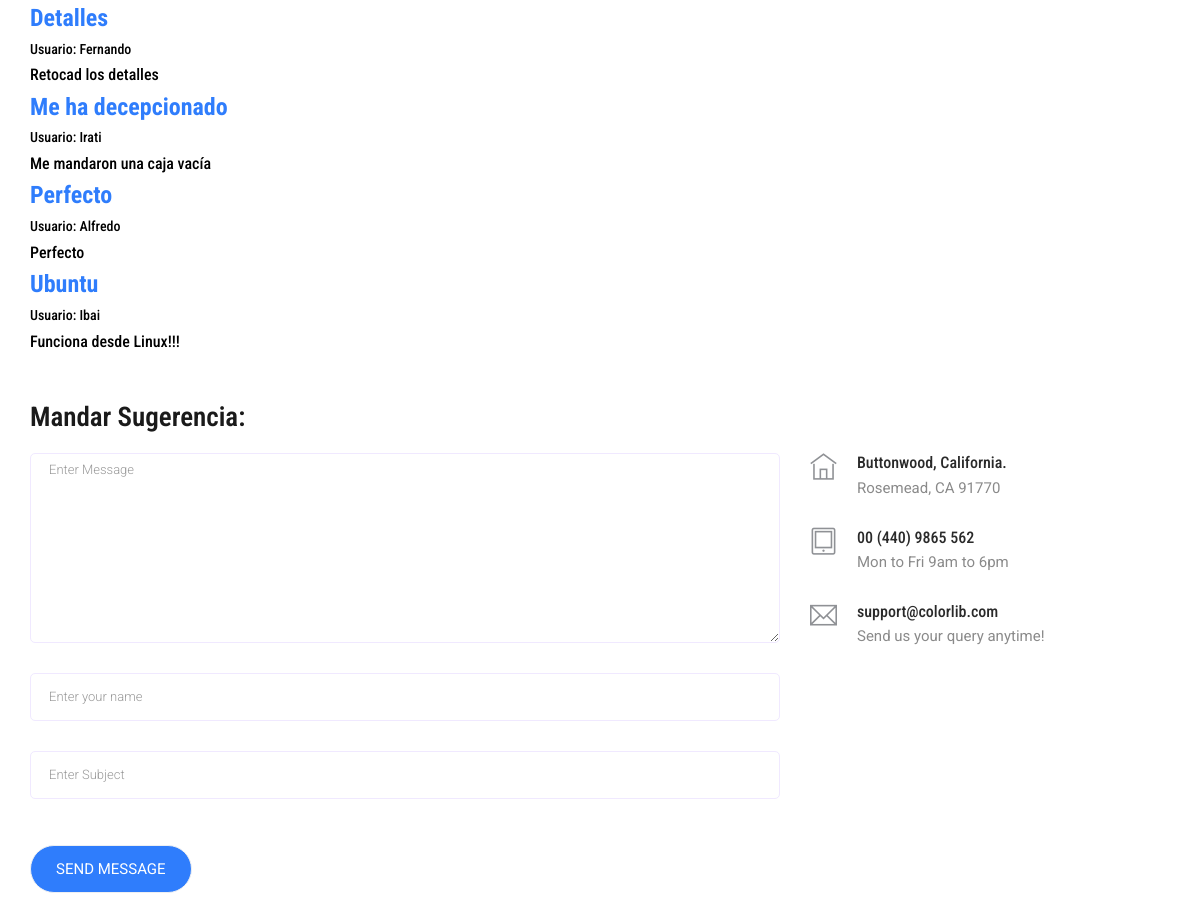
Page /contact/ (middle part) on the earlier database version.
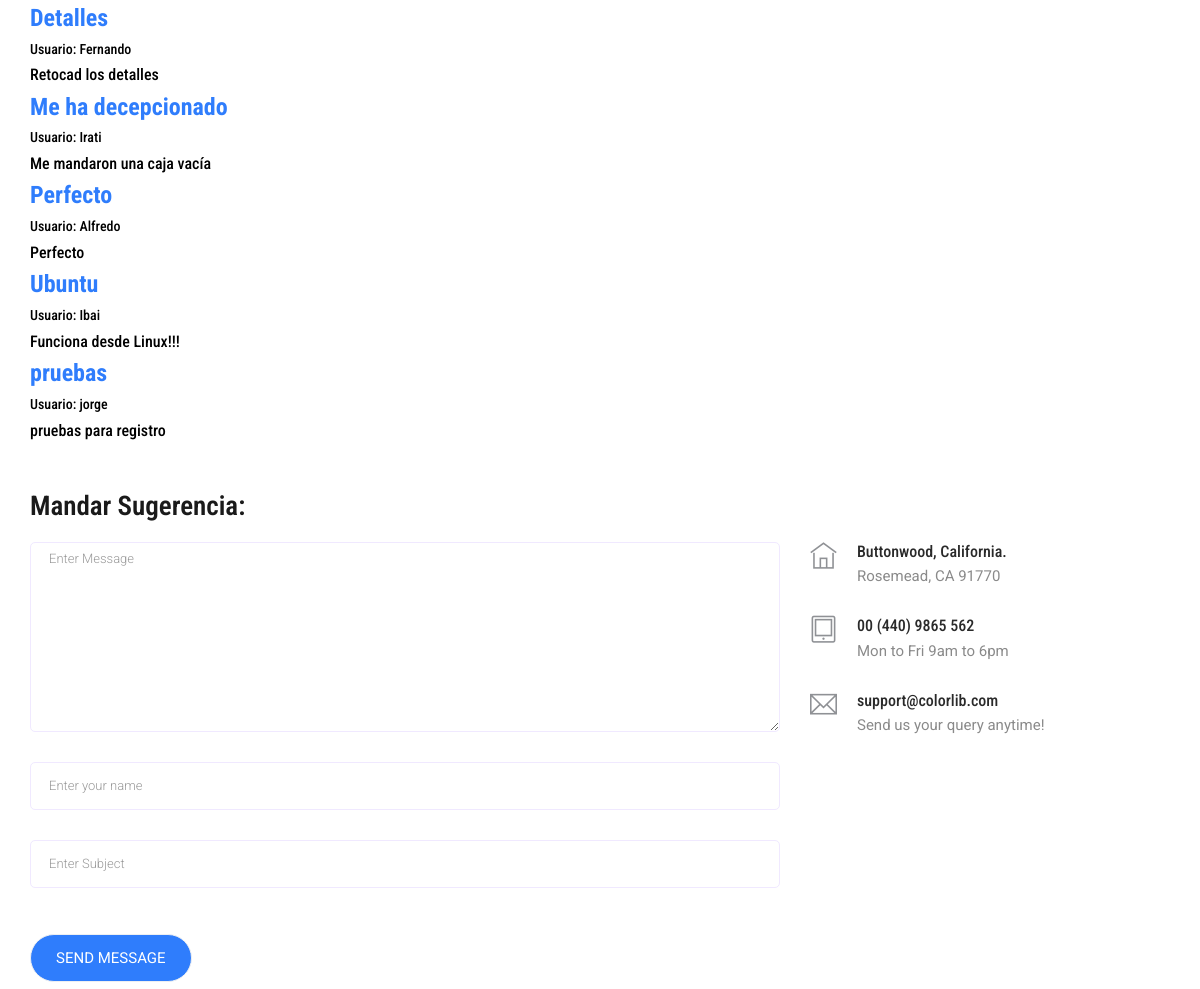
Same page on the later database version.
### appIndiTDE/models.py (models this page shows, shortened)
class Sugerencia(models.Model):
    nombre = models.CharField(max_length = 20, default="anonymous")
    titulo = models.CharField(max_length = 30)
    texto = models.CharField(max_length = 240)

### appIndiTDE/views.py (the view, shortened to what this page needs)
# urls.py: path('contact/', views.contact, name = 'contact'),
def contact(request):
    msg = ""
    a = list(get_sugerencias())
    form = fSugerencia()
    context = {
        'sugerencias': a,
        'form': form,
        'marcas': get_all_brands(get_all_clothes()),
        'mensage': msg,
    }
    return render(request, 'inditde/contact.html', context)

### appIndiTDE/forms.py
class fSugerencia(forms.ModelForm):
    class Meta:
        model = Sugerencia
        fields = ('nombre', 'titulo', 'texto')
        widgets = {'nombre': forms.TextInput(),
                   'titulo': forms.TextInput(),
                   'texto': forms.TextInput()
                   }

### appIndiTDE/views.py (called while the page is built)
def get_all_clothes():
    ropas = Ropa.objects.all()
    return ropas

def get_sugerencias():
    sugerencias = Sugerencia.objects.all()
    return sugerencias

def get_all_brands(ropas):
    my_brands = []
    for i in ropas:
        if i.marca not in my_brands:
            my_brands.append(i.marca)
    return my_brands

### appIndiTDE/templates/inditde/contact.html (shortened to what this page needs)
{% extends "inditde/base.html" %}
{% load static %}
{% block content %}
<section class="contact-section padding_top">
    <div class="container">
        <div class="row">
            {% for s in sugerencias %}
                <div class="col-lg-8">
                    <h3><b>{{s.titulo}}</b></h3>
                    <h6>Usuario: {{s.nombre}}</h6>
                    <h5>{{s.texto}}</h5>
                </div>
            {% endfor %}
        </div>
        <br><br>
        <div class="row">
            <div class="col-12">
                <h2 class="contact-title">Mandar Sugerencia:</h2>
            </div>
            <div class="col-lg-8">
                <form class="form-contact contact_form" method="POST" name="fSugerencia" id="fSugerencia"
                      novalidate="novalidate">{% csrf_token %}
                    <div class="row">
                        <div class="col-12">
                            <div class="form-group">
                  <textarea class="form-control w-100" form="fSugerencia" name="texto" required id="id_texto" cols="30" rows="9"
                            onfocus="this.placeholder = ''" onblur="this.placeholder = 'Enter Message'"
                            placeholder='Enter Message'></textarea>
                            </div>
                        </div>
                        <div class="col-12">
                            <div class="form-group">
                                <input class="form-control" name="nombre" form="fSugerencia" required id="id_nombre" type="text"
                                       onfocus="this.placeholder = ''"
                                       onblur="this.placeholder = 'Enter your name'" placeholder='Enter your name'>
                            </div>
                        </div>
                        <div class="col-12">
                            <div class="form-group">
                                <input class="form-control" form="fSugerencia" name="titulo" required id="id_titulo" type="text"
                                       onfocus="this.placeholder = ''"
                                       onblur="this.placeholder = 'Enter Subject'" placeholder='Enter Subject'>
                            </div>
                        </div>
                    </div>
                    <div class="form-group mt-3">
                      <form action="{% url 'contact' %}" >
                        <input type="submit" class="btn_3 button-contactForm" value="Send Message"/>
                      </form>
                    </div>
                </form>
            </div>
            <div class="col-lg-4">
                <div class="media contact-info">
                    <span class="contact-info__icon"><i class="ti-home"></i></span>
                    <div class="media-body">
                        <h3>Buttonwood, California.</h3>
                        <p>Rosemead, CA 91770</p>
                    </div>
                </div>
                <div class="media contact-info">
                    <span class="contact-info__icon"><i class="ti-tablet"></i></span>
                    <div class="media-body">
                        <h3>00 (440) 9865 562</h3>
                        <p>Mon to Fri 9am to 6pm</p>
                    </div>
                </div>
                <div class="media contact-info">
                    <span class="contact-info__icon"><i class="ti-email"></i></span>
                    <div class="media-body">
                        <h3>support@colorlib.com</h3>
                        <p>Send us your query anytime!</p>
                    </div>
                </div>
            </div>
        </div>
    </div>
</section>
{% endblock %}

Differences in the rows shown:
added Sugerencia: titulo "pruebas", nombre "jorge", texto "pruebas para registro"
